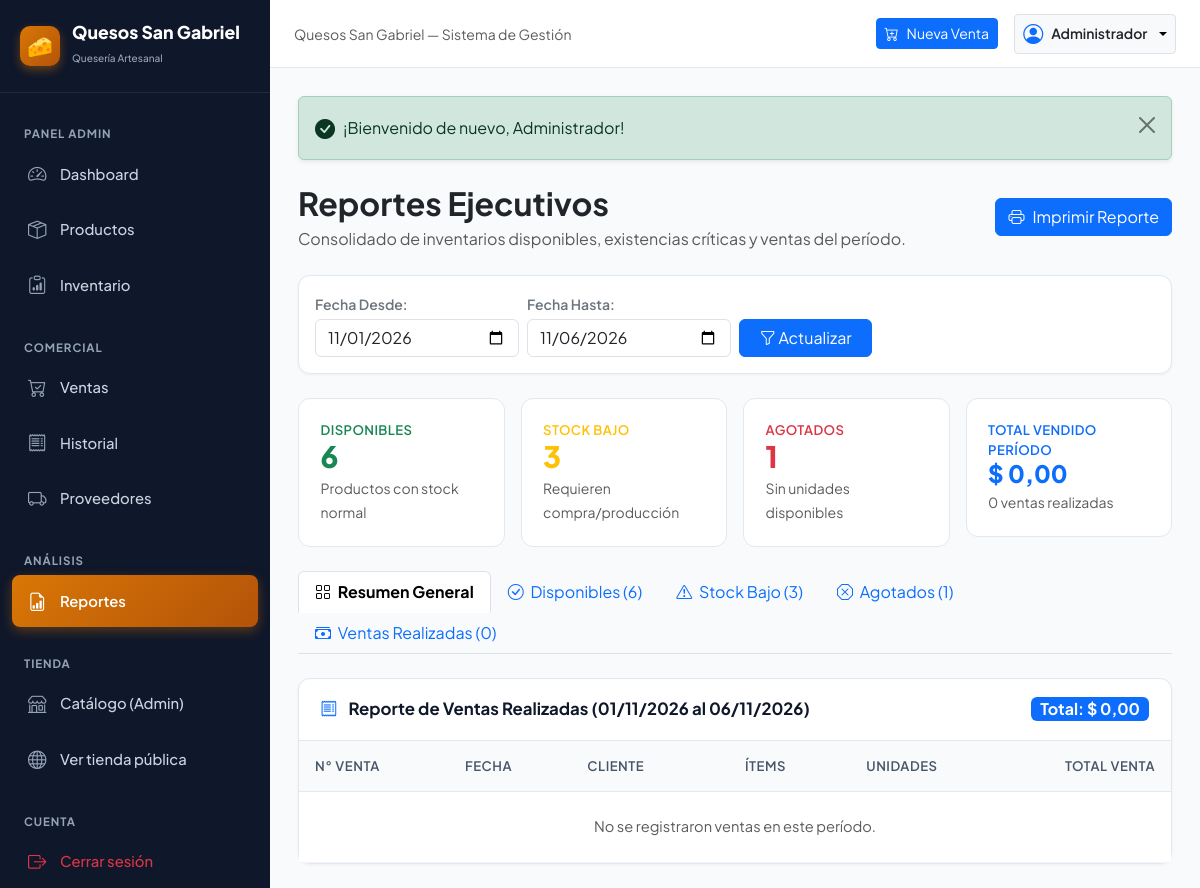
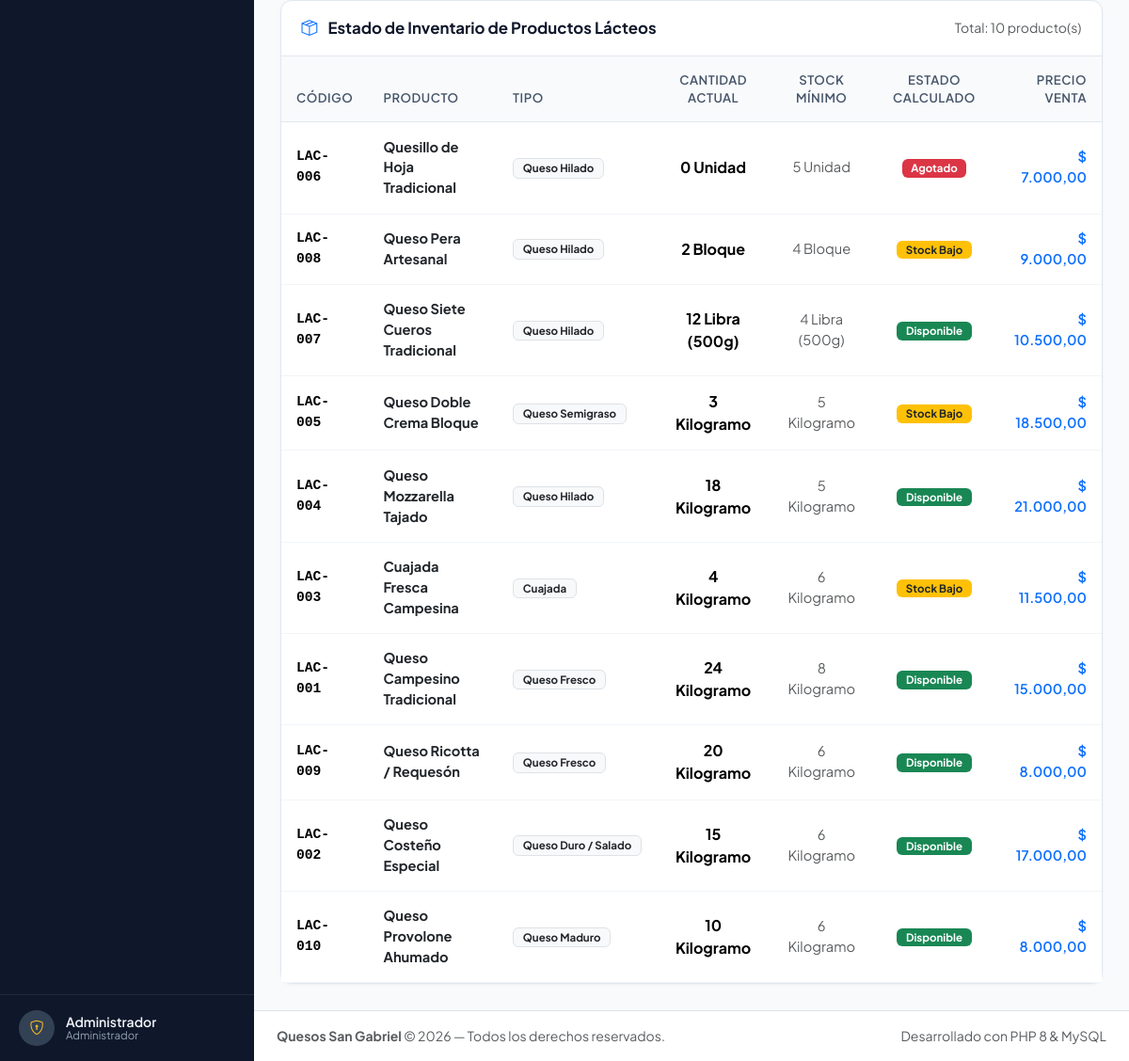
The page /index.php?c=reportes (signed in) on the database its author committed (2 pictures, top to bottom).
### tables this page shows
CREATE TABLE `productos` (
  `id` INT AUTO_INCREMENT PRIMARY KEY,
  `codigo` VARCHAR(30) UNIQUE NOT NULL,
  `nombre` VARCHAR(120) NOT NULL,
  `tipo` VARCHAR(60) NOT NULL,
  `categoria` VARCHAR(60) NULL DEFAULT NULL COMMENT 'Categoría principal del queso',
  `tipo_leche` VARCHAR(60) NULL DEFAULT NULL COMMENT 'Tipo de leche: Vaca, Cabra, Oveja, Mezcla',
  `intensidad_sabor` ENUM('suave', 'medio', 'fuerte', 'muy fuerte') NULL DEFAULT 'medio' COMMENT 'Intensidad del sabor',
  `tiempo_maduracion` VARCHAR(60) NULL DEFAULT NULL COMMENT 'Tiempo de maduración del queso',
  `peso_presentacion` VARCHAR(60) NULL DEFAULT NULL COMMENT 'Peso o presentación específica',
  `origen` VARCHAR(100) NULL DEFAULT NULL COMMENT 'Región o lugar de origen',
  `descripcion` TEXT NULL,
  `imagen_url` VARCHAR(255) NULL DEFAULT NULL COMMENT 'URL de imagen del producto',
  `imagen` VARCHAR(255) NULL DEFAULT NULL,
  `precio_compra` DECIMAL(10,2) NOT NULL DEFAULT 0.00,
  `precio_venta` DECIMAL(10,2) NOT NULL DEFAULT 0.00,
  `cantidad` INT NOT NULL DEFAULT 0,
  `stock_minimo` INT NOT NULL DEFAULT 5,
  `unidad_medida` VARCHAR(30) NOT NULL DEFAULT 'Kilogramo',
  `estado` ENUM('activo', 'inactivo') NOT NULL DEFAULT 'activo',
  `creado_en` TIMESTAMP DEFAULT CURRENT_TIMESTAMP,
  INDEX `idx_tipo` (`tipo`),
  INDEX `idx_categoria` (`categoria`),
  INDEX `idx_tipo_leche` (`tipo_leche`),
  INDEX `idx_intensidad_sabor` (`intensidad_sabor`),
  INDEX `idx_estado` (`estado`),
  INDEX `idx_productos_imagen` (`imagen`)
);

### views/reportes/index.php (the view, shortened to what the rows shown need)
<?php
require_once __DIR__ . '/../layouts/header.php';
$tipoActivo = $_GET['tipo'] ?? 'general';
?>
<div class="d-flex flex-column flex-md-row justify-content-between align-items-md-center gap-3 mb-4">
    <div>
        <h2 class="fw-bold text-dark mb-1">Reportes Ejecutivos</h2>
    </div>
</div>
<?php if ($tipoActivo === 'general' || $tipoActivo === 'ventas'): ?>
    <div class="card-lacteo mb-4">
        <div class="table-responsive">
            <table class="table table-lacteo align-middle">
                <thead>
                    <tr>
                        <th>N° Venta</th>
                        <th>Fecha</th>
                        <th>Cliente</th>
                        <th class="text-center">Ítems</th>
                        <th class="text-center">Unidades</th>
                        <th class="text-end">Total Venta</th>
                    </tr>
                </thead>
            </table>
        </div>
    </div>
<?php endif; ?>
<?php if ($tipoActivo === 'general' || in_array($tipoActivo, ['disponibles', 'stock_bajo', 'agotados'])):
    $listaMostrar = match($tipoActivo) {
        'disponibles' => $productosDisponibles,
        'stock_bajo'  => $productosStockBajo,
        'agotados'    => $productosAgotados,
        default       => $todosProductos
    };
?>
    <div class="card-lacteo">
        <div class="table-responsive">
            <table class="table table-lacteo align-middle">
                <thead>
                    <tr>
                        <th>Código</th>
                        <th>Producto</th>
                        <th>Tipo</th>
                        <th class="text-center">Cantidad Actual</th>
                        <th class="text-center">Stock Mínimo</th>
                        <th class="text-center">Estado Calculado</th>
                        <th class="text-end">Precio Venta</th>
                    </tr>
                </thead>
                <tbody>
                    <?php if (empty($listaMostrar)): ?>
                        <tr>
                            <td colspan="7" class="text-center py-4 text-muted">No hay productos en esta categoría.</td>
                        </tr>
                    <?php else: ?>
                        <?php foreach ($listaMostrar as $p):
                            $estado = calcularEstadoStock((int)$p['cantidad'], (int)$p['stock_minimo']);
                        ?>
                            <tr>
                                <td class="font-monospace fw-semibold"><?= htmlspecialchars($p['codigo']) ?></td>
                                <td class="fw-bold text-dark"><?= htmlspecialchars($p['nombre']) ?></td>
                                <td><span class="badge bg-light text-dark border"><?= htmlspecialchars($p['tipo']) ?></span></td>
                                <td class="text-center fw-bold fs-6"><?= $p['cantidad'] ?> <?= htmlspecialchars($p['unidad_medida']) ?></td>
                                <td class="text-center text-muted"><?= $p['stock_minimo'] ?> <?= htmlspecialchars($p['unidad_medida']) ?></td>
                                <td class="text-center"><span class="<?= $estado['clase'] ?>"><?= $estado['nombre'] ?></span></td>
                                <td class="text-end fw-semibold text-primary"><?= formatearMoneda($p['precio_venta']) ?></td>
                            </tr>
                        <?php endforeach; ?>
                    <?php endif; ?>
                </tbody>
            </table>
        </div>
    </div>
<?php endif; ?>
<?php require_once __DIR__ . '/../layouts/footer.php'; ?>

### rows shown on the page
productos: codigo "LAC-006", nombre "Quesillo de Hoja Tradicional", tipo "Queso Hilado", cantidad "0", unidad_medida "Unidad", stock_minimo "5", cantidad+stock_minimo "Agotado", precio_venta "$ 7.000,00"
productos: codigo "LAC-008", nombre "Queso Pera Artesanal", tipo "Queso Hilado", cantidad "2", unidad_medida "Bloque", stock_minimo "4", cantidad+stock_minimo "Stock Bajo", precio_venta "$ 9.000,00"
productos: codigo "LAC-007", nombre "Queso Siete Cueros Tradicional", tipo "Queso Hilado", cantidad "12", unidad_medida "Libra (500g)", stock_minimo "4", cantidad+stock_minimo "Disponible", precio_venta "$ 10.500,00"
productos: codigo "LAC-005", nombre "Queso Doble Crema Bloque", tipo "Queso Semigraso", cantidad "3", unidad_medida "Kilogramo", stock_minimo "5", cantidad+stock_minimo "Stock Bajo", precio_venta "$ 18.500,00"
productos: codigo "LAC-004", nombre "Queso Mozzarella Tajado", tipo "Queso Hilado", cantidad "18", unidad_medida "Kilogramo", stock_minimo "5", cantidad+stock_minimo "Disponible", precio_venta "$ 21.000,00"
productos: codigo "LAC-003", nombre "Cuajada Fresca Campesina", tipo "Cuajada", cantidad "4", unidad_medida "Kilogramo", stock_minimo "6", cantidad+stock_minimo "Stock Bajo", precio_venta "$ 11.500,00"
productos: codigo "LAC-001", nombre "Queso Campesino Tradicional", tipo "Queso Fresco", cantidad "24", unidad_medida "Kilogramo", stock_minimo "8", cantidad+stock_minimo "Disponible", precio_venta "$ 15.000,00"
productos: codigo "LAC-009", nombre "Queso Ricotta / Requesón", tipo "Queso Fresco", cantidad "20", unidad_medida "Kilogramo", stock_minimo "6", cantidad+stock_minimo "Disponible", precio_venta "$ 8.000,00"
productos: codigo "LAC-002", nombre "Queso Costeño Especial", tipo "Queso Duro / Salado", cantidad "15", unidad_medida "Kilogramo", stock_minimo "6", cantidad+stock_minimo "Disponible", precio_venta "$ 17.000,00"
productos: codigo "LAC-010", nombre "Queso Provolone Ahumado", tipo "Queso Maduro", cantidad "10", unidad_medida "Kilogramo", stock_minimo "6", cantidad+stock_minimo "Disponible", precio_venta "$ 8.000,00"

### other values the page prints
$_SESSION['usuario_nombre'] "Administrador"
$usuarioActual "Administrador"
$flash['mensaje'] "¡Bienvenido de nuevo, Administrador!"
count($productosDisponibles) "6"
count($productosStockBajo) "3"
count($productosAgotados) "1"
formatearMoneda($totalVentasPeriodo) "$ 0,00"
count($ventasPeriodo) "0"
formatearFecha($fechaInicio, false) "01/11/2026"
formatearFecha($fechaFin, false) "06/11/2026"
count($listaMostrar) "10"
